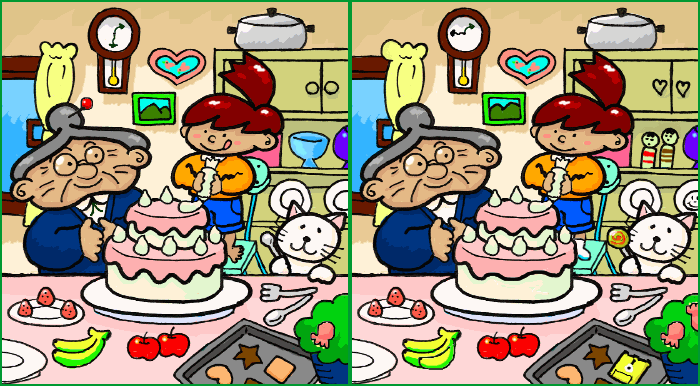
#> input picture resources/Spot_the_difference-kitchen.png, 700 x 386 px, found by its file name
$ jupyter execute 'khf1_2_Különbségkeresés.ipynb'   (shell and % lines are left out)
#> lines starting #> are read from the running program, lines starting #| are printed output that depends on the picture; after the words box and inside, x2 and y2 are one past the last pixel; in counts of white or black regions, pixels touching at a corner belong together
<a href="https://colab.research.google.com/github/BrMrtn/GoogleColab/blob/main/K%C3%A9pfeldolgoz%C3%A1s/khf1_2_K%C3%BCl%C3%B6nbs%C3%A9gkeres%C3%A9s.ipynb" target="_parent"></a>

Könyvtárak importálása

[cell 1]
import cv2
import matplotlib.pyplot as plt

Képek letöltése

Kép beolvasása, felosztása két különböző képre, majd az abszolút különbségük megjelenítése

[cell 2]
image = cv2.imread("Spot_the_difference-kitchen.png")
#> image is the input picture: shape (386, 700, 3); mean B, G, R 125.4, 151.1, 160.1

# Külön szedjük a két képet, és reménykedünk, hogy egymáshoz képest nem lesznek pár pixellel elcsúszva
middle = image.shape[1] // 2
#> middle = 350
img1 = image[:, :middle]
img2 = image[:, middle:]

img1 = cv2.cvtColor(img1, cv2.COLOR_BGR2RGB)
img2 = cv2.cvtColor(img2, cv2.COLOR_BGR2RGB)

fig, (ax1, ax2) = plt.subplots(1,2, figsize=(10,10))
ax1.imshow(img1)
ax2.imshow(img2)
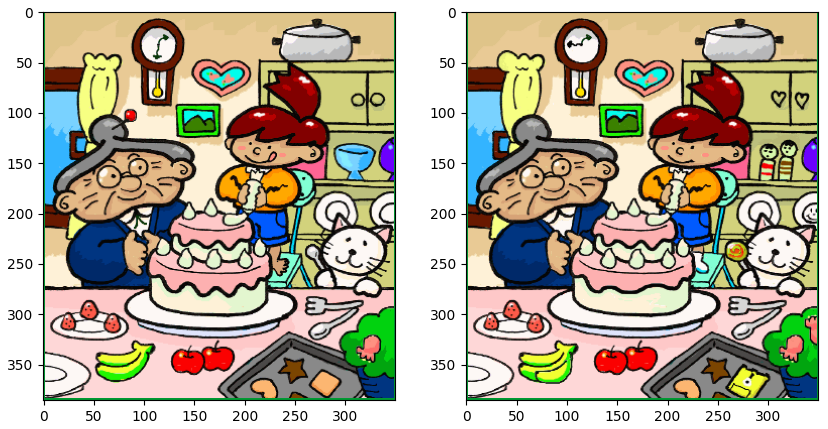
#> figure drawn by matplotlib, 2 panels

[cell 3]
# Abszolút különbséget veszünk, mivel a megjelenő és az eltűnő részek is változásnak számítanak
difference = cv2.absdiff(img1, img2)

plt.imshow(difference)

Különbségek bekeretezése

[cell 4]
# Hogy tresholdolhassunk, a képet szürkeárnyalatosra állítjuk
difference = cv2.cvtColor(difference, cv2.COLOR_RGB2GRAY)
#> difference: shape (386, 350)

# Tresholding - ha a pixel értéke eltér a feketétől, 255re állítjuk.
# Vagyis állítanánk, ha nem lenne zajos a kép. A kis zaj miatt nem 0-tól tresholdolunk, hanem pl 50-től
_, thresholded_difference = cv2.threshold(difference,50,255,0)
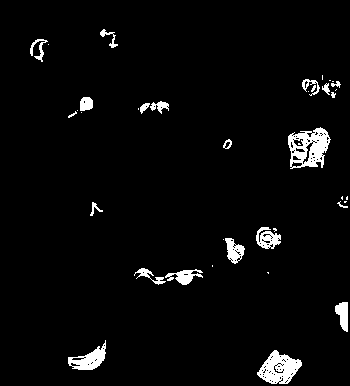
#> thresholded_difference: shape (386, 350); 3.6% white; 39 white regions (18 under 20 px)

plt.imshow(thresholded_difference)

[cell 5]
contours, hierarchy = cv2.findContours(thresholded_difference, cv2.RETR_EXTERNAL, cv2.CHAIN_APPROX_SIMPLE)
#> contours = 38 contours, 20 with area under 20; largest, box (x1, y1, x2, y2) and area: (288, 127, 331, 169) 1226, (257, 350, 302, 384) 910, (68, 340, 106, 370) 498, (256, 227, 281, 249) 310, (225, 238, 245, 264) 285

min_width = 6; # A bent maradt zaj miatt vannak kisebb pontjaink, amik nem számítanak különbségnek. Ezeket nem keretezzük be.
min_height = 6;

for contour in contours:
    x,y,w,h = cv2.boundingRect(contour)
    if w > min_width and h > min_height:
      cv2.rectangle(img1,(x,y),(x+w,y+h),(255,0,0),3)
      cv2.rectangle(img2,(x,y),(x+w,y+h),(255,0,0),3)
#> this loop made 38 passes
#> (x, y, w, h) on passes 1, 2, 3, 5, 6, 8, 9, 10, 11, 12, 14, 17: (257, 350, 45, 34), (68, 340, 38, 30), (335, 302, 13, 30), (165, 269, 38, 16), (134, 268, 32, 17), (223, 239, 1, 1), (225, 238, 20, 26), (273, 228, 4, 4), (256, 227, 25, 22), (90, 202, 13, 14), (337, 201, 11, 7), (223, 139, 9, 10)
#> (contour, x, y, w, h) on passes 4, 7, 13, 15, 16, 22: ([[267, 272], [268, 273], [268, 272]], 267, 272, 2, 2), ([[212, 265], [212, 266]], 212, 265, 1, 2), ([[344, 201], [344, 202], [345, 202], [346, 201]], 344, 201, 3, 2), ([[347, 196], [346, 197], [346, 199], [347, 199]], 346, 196, 2, 4), ([[342, 196], [341, 197], [341, 198], [342, 199]], 341, 196, 2, 4), ([[138, 108], [138, 109]], 138, 108, 1, 2)
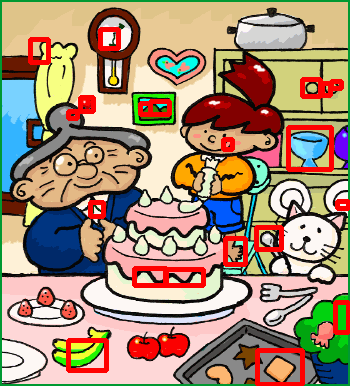
#> img1: shape (386, 350, 3); mean R, G, B 165.3, 142.3, 119.6
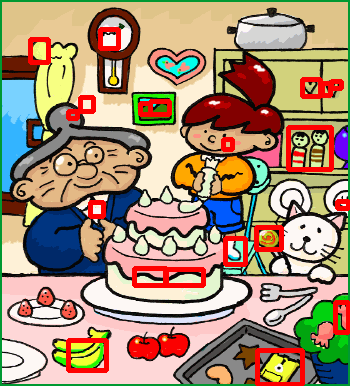
#> img2: shape (386, 350, 3); mean R, G, B 166.2, 142.6, 118.5

fig, (ax1, ax2) = plt.subplots(1,2, figsize=(10,10))
ax1.imshow(img1)
ax2.imshow(img2)

# .jpg kép vizsgálata

[cell 6]
image = cv2.imread("Spot_the_difference-cactus.jpg")
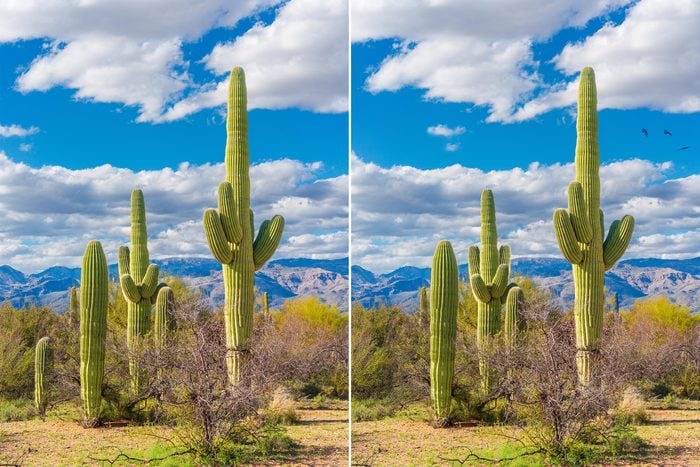
#> input picture resources/Spot_the_difference-cactus.jpg, 700 x 467 px, found by its file name
#> image is the input picture: shape (467, 700, 3); mean B, G, R 146.5, 150.9, 132.2

middle = image.shape[1] // 2
img1 = image[:, :middle]
#> img1: shape (467, 350, 3)
img2 = image[:, middle:]
#> img2: shape (467, 350, 3)

img1 = cv2.cvtColor(img1, cv2.COLOR_BGR2RGB)
img2 = cv2.cvtColor(img2, cv2.COLOR_BGR2RGB)

fig, (ax1, ax2) = plt.subplots(1,2, figsize=(10,10))
ax1.imshow(img1)
ax2.imshow(img2)

[cell 7]
difference = cv2.absdiff(img1, img2)
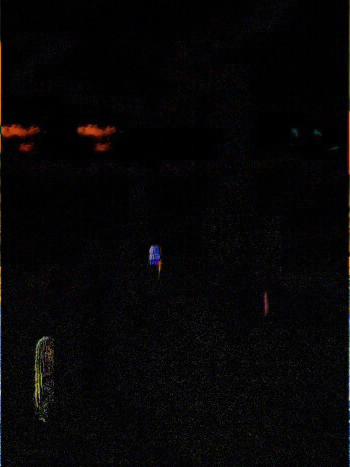
#> difference: shape (467, 350, 3); mean R, G, B 6.4, 5.4, 6.1

plt.imshow(difference)

[cell 8]
difference = cv2.cvtColor(difference, cv2.COLOR_RGB2GRAY)
#> difference: shape (467, 350)

# .jpg esetben a tömörítés miatt szinte mindenhol pixel eltéréseket látunk. (Bár lehet, hogy csak az egész kép arrébb van csúszva 1 pixellel, mert rossz volt a felezés)
_, thresholded_difference = cv2.threshold(difference,0,255,0)
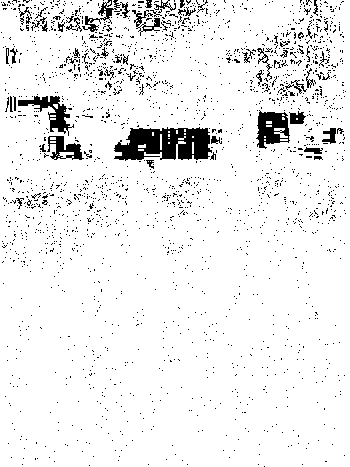
#> thresholded_difference: shape (467, 350); 93.1% white; 2138 black regions (2076 under 20 px), largest, box (x1, y1, x2, y2) and area: (114, 127, 212, 161) 2350, (256, 110, 290, 149) 815, (18, 96, 74, 136) 708

plt.imshow(thresholded_difference)

[cell 9]
# Az treshold értékét feljebb állítjuk itt is, pl. 50-re, hogy a tömörítés hibáját ne számítsuk bele
_, thresholded_difference = cv2.threshold(difference,30,255,0)
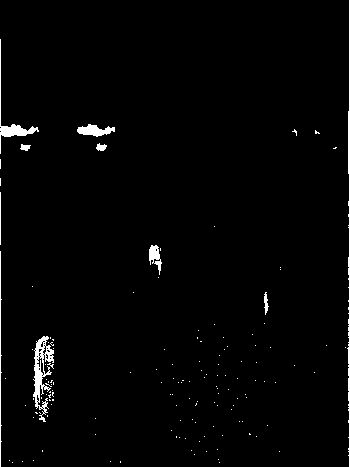
#> thresholded_difference: shape (467, 350); 1.8% white; 140 white regions (130 under 20 px)

plt.imshow(thresholded_difference)

[cell 10]
contours, hierarchy = cv2.findContours(thresholded_difference, cv2.RETR_EXTERNAL, cv2.CHAIN_APPROX_SIMPLE)
#> contours = 140 contours, 132 with area under 20; largest, box (x1, y1, x2, y2) and area: (33, 336, 54, 422) 670, (0, 39, 39, 154) 271, (77, 124, 115, 137) 244, (347, 0, 350, 467) 180, (149, 245, 162, 275) 172, (96, 143, 107, 151) 44, (264, 292, 269, 315) 40, (20, 144, 31, 151) 36

min_width = 1;
min_height = 1;

for contour in contours:
    x,y,w,h = cv2.boundingRect(contour)
    if w > min_width and h > min_height:
      cv2.rectangle(img1,(x,y),(x+w,y+h),(255,0,0),3)
      cv2.rectangle(img2,(x,y),(x+w,y+h),(255,0,0),3)
#> this loop made 140 passes
#> (x, y, w, h) on passes 1, 2, 4, 5, 6, 7, 8, 9, 10, 11, 12, 14: (219, 462, 1, 1), (12, 462, 1, 1), (110, 461, 1, 1), (22, 461, 1, 1), (33, 460, 1, 1), (9, 460, 1, 1), (218, 459, 1, 1), (194, 454, 1, 1), (279, 451, 1, 1), (206, 451, 1, 1), (191, 450, 1, 1), (217, 449, 1, 1)
#> (contour, x, y, w, h) on passes 3, 13, 20, 23, 34, 35: ([[120, 461], [120, 462]], 120, 461, 1, 2), ([[42, 450], [42, 451]], 42, 450, 1, 2), ([[176, 436], [176, 437]], 176, 436, 1, 2), ([[249, 433], [249, 434], [250, 434]], 249, 433, 2, 2), ([[47, 415], [47, 416]], 47, 415, 1, 2), ([[39, 412], [40, 413]], 39, 412, 2, 2)
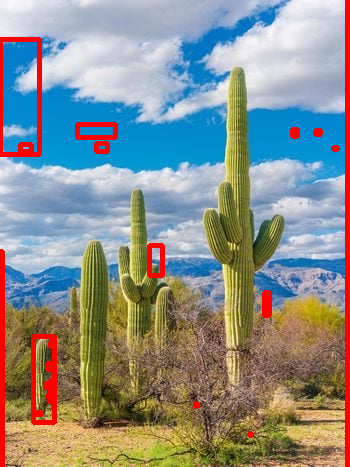
#> img1: shape (467, 350, 3); mean R, G, B 139.1, 143.9, 139.3
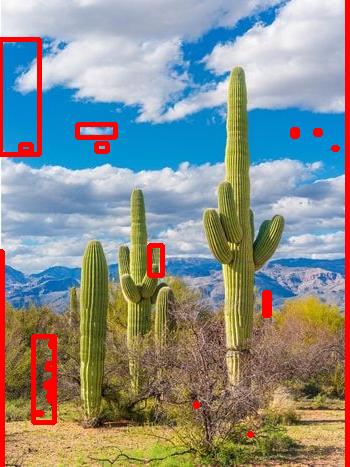
#> img2: shape (467, 350, 3); mean R, G, B 139, 143.8, 139.2

fig, (ax1, ax2) = plt.subplots(1,2, figsize=(10,10))
ax1.imshow(img1)
ax2.imshow(img2)
